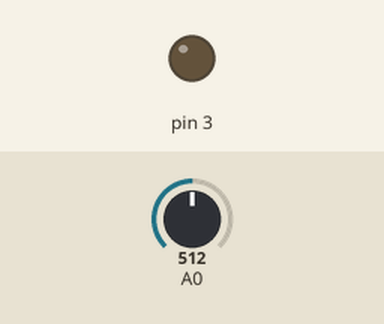
The sketch below on a simulated Arduino Uno, built with avr-gcc and run on an emulated ATmega328P. On the bench: output pins drawn as LEDs (lit = HIGH). The test bench sets the inputs (shaded band); at power-on: A0 = 512. What the sketch prints to the serial monitor is not drawn.

Above: at 0.05 s.
Timing chart, 0 to 3.0 s (numbered marks = the images above):
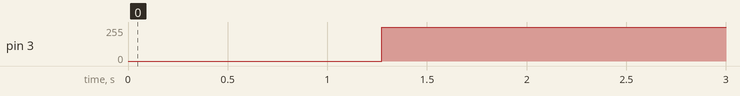

Measured:
- by itself, pin 3: 0/255 → 254/255 at 1.3 s, → 252/255 38.7 s later

The sketch:

spectacular_blorr_lappi1.ino
```cpp
void setup()
{
  Serial.begin(9600);
  pinMode(3,OUTPUT);
}

void loop()
{
  int x,i;
  /*analogWrite(3,0);
  delay(100);
  analogWrite(3,10);
  delay(100);
  analogWrite(3,64);
  delay(100);
  analogWrite(3,100);
  delay(100);
  analogWrite(3,160);
  delay(100);
  analogWrite(3,255);
  delay(100);
  analogWrite(3,160);
  delay(100);
  analogWrite(3,100);
  delay(100);
  analogWrite(3,64);
  delay(100);
  analogWrite(3,10);
  delay(100);
  analogWrite(3,0);
  delay(100);
  analogWrite(3,255);
  analogWrite(3,0);*/
  for(i=0;i<255;i++)
  {
    analogWrite(3,i);
    delay(5);
  }
  for(i=255;i<1;i--)
  {
  	analogWrite(3,i);
    delay(5);
  }

  x=analogRead(A0);


  //Imprimimos por el monitor serie
  Serial.print("El valor es = ");
  Serial.println(x);
  delay(1000);
}
```
